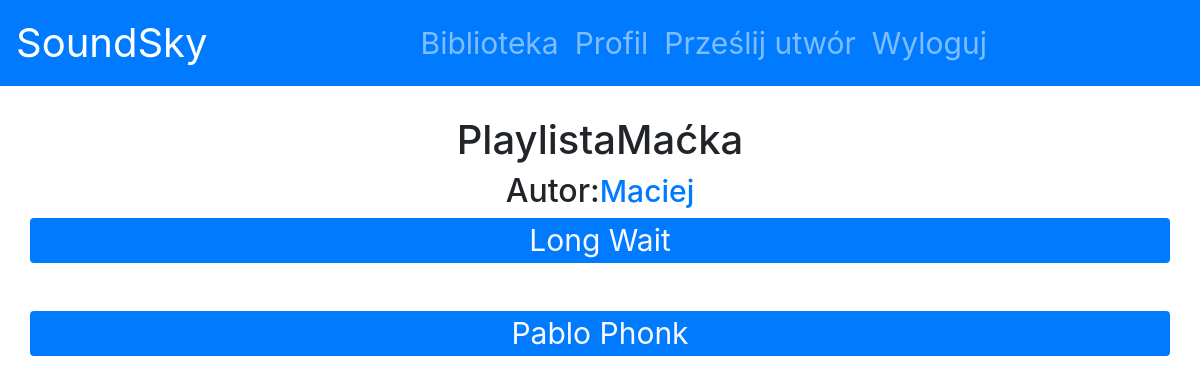
Page /Playlist/7 (signed in) on the committed database.
### SoundSky/models.py (models this page shows, shortened)
class Playlist(models.Model):
    id = models.AutoField(primary_key=True)
    name = models.CharField(max_length=100)
    user = models.ForeignKey(User, on_delete=models.CASCADE)
    songs = models.ManyToManyField(Song)
    class Meta:
        verbose_name_plural = "Playlists"

class Song(models.Model):
    id = models.AutoField(primary_key=True)
    name = models.CharField(max_length=100)
    user = models.ForeignKey(User, on_delete=models.CASCADE)
    url = models.URLField()
    def get_absolute_url(self):
        return reverse("Song", kwargs={"song_id": self.id})
    class Meta:
        verbose_name_plural = "Songs"

### SoundSky/views.py (the view)
# urls.py: path("Playlist/<int:playlist_id>", playlist_detail, name = "Playlist"),
def playlist_detail(request, playlist_id):
    playlist = get_object_or_404(Playlist, id = playlist_id)
    songs = playlist.songs.all()
    song_count = songs.count()
    ctx = {
        'Playlist': playlist,
        'Songs': songs,
        "count": song_count
    }
    return render(request, 'SoundSky/playlist_detail.html', ctx)

### SoundSky/templates/SoundSky/playlist_detail.html (shortened to what this page needs)
{% extends "SoundSky/main_page.html" %}
{% block content %}
<h1 class="container d-flex justify-content-center align-items-center">{{ Playlist.name }}</h1>
{% if Playlist.user.username == user.username %}
    <h2 class="container d-flex justify-content-center align-items-center">Autor: <a href="{% url 'Profile' %}">{{user}}</a></h2>
{% else %}
    <h2 class="container d-flex justify-content-center align-items-center">Autor: <a href="{% url 'User' username=Playlist.user %}">{{Playlist.user}}</a></h2>
{% endif %}
{% for Song in Songs %}
    <a class="container d-flex justify-content-center align-items-center bg-primary rounded text-light" href="{{Song.get_absolute_url}}">{{Song.name}}</a> <br><br>
{% endfor %}
{% endblock %}

### SoundSky/templates/SoundSky/main_page.html (style rules this page uses)
a { font-size: 30px; }

### rows in the picture
Playlist: name "PlaylistaMaćka", user "Maciej"
Song: name "Long Wait"
Song: name "Pablo Phonk"
